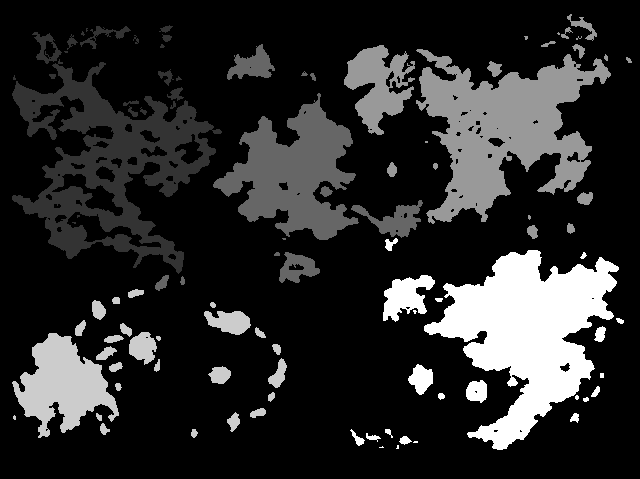
#> input picture docs/atelier-destiny/Guilde/Carte-Miracle-Destiny-4/Sources/Index-Heritage.png, 640 x 479 px
$ python -i Monde.py   (imports and definitions only)
#> lines starting #> are read from the running program, lines starting #| are printed output that depends on the picture
#!/usr/bin/env python3
"""Integrate indexed coastlines and generated ink, then make the Destiny 4 explorer assets."""
from pathlib import Path
from hashlib import sha256
import json, shutil
import numpy as np
from PIL import Image
from scipy import ndimage as nd
from scipy.optimize import linear_sum_assignment
from Grille import navigation
# [1 line not run here, left out]
W,H=2224,1112; BASE=(32,200); HER=(1148,168); HER_SHAPE=(1040,778)
N=Image.Resampling.NEAREST; ST=np.ones((3,3),np.uint8)

def jj(f):return json.loads(f.read_text())
def savej(f,o):f.write_text(json.dumps(o,ensure_ascii=False,indent=2)+'\n')
def digest(f):return sha256(f.read_bytes()).hexdigest()
def save(im,f):im.save(f,optimize=True)
def px(a):return Image.fromarray(a)
def bbox(m):
 y,x=np.where(m);return int(x.min()),int(y.min()),int(x.max()+1),int(y.max()+1)
def pil_rgba(a,m):
 z=np.dstack((a,m.astype('uint8')*255));z[~m]=0;return px(z)
def nearest_pixel(mask,x,y):
 y0,x0=np.nonzero(mask);i=np.argmin((x0-x)**2+(y0-y)**2);return int(x0[i]),int(y0[i])
def read(p):return Image.open(p).convert('RGBA')
def split(m):
 l,u=nd.label(m,structure=ST);objs=nd.find_objects(l);ct=np.bincount(l.ravel());ct[0]=0;return l,[(i+1,ob,int(ct[i+1])) for i,ob in enumerate(objs)]
def box_ob(ob):y,x=ob;return x.start,y.start,x.stop,y.stop

def trim(p,extra=False):
 a=np.asarray(Image.open(p).convert('RGB'));r,g,b=np.moveaxis(a.astype('int16'),-1,0)
 key=((r>142)&(b>139)&(g<(.60 if not extra else .70)*np.minimum(r,b))&(np.abs(r-b)<113)) | ((r>75)&(b>66)&(g<.49*np.minimum(r,b))&(np.abs(r-b)<96))
 l,n=nd.label(~key,structure=ST);ct=np.bincount(l.ravel());ct[0]=0
 m=np.isin(l,np.flatnonzero(ct>=(max(80,ct.max()*.0017) if extra else max(60,ct.max()*.00025))))
 m|=(nd.binary_fill_holes(m,structure=ST)&(g>=65));
 # No outside matte, no pure pink fringe. Recover edge pigments from nearby generated pixels.
 lx,ly,rx,ry=bbox(m);a=a[ly:ry,lx:rx].copy();m=m[ly:ry,lx:rx]
 r,g,b=np.moveaxis(a.astype('int16'),-1,0);edge=m&(nd.distance_transform_edt(m)<7.0)&(r-g>30)&(b-g>26)&(r>126)&(b>121)
 if edge.any():
  z=nd.distance_transform_edt(~(m&~edge),return_distances=False,return_indices=True);a[edge]=a[z[0][edge],z[1][edge]]
 return a,m

# [37 lines left out: functions stretched, patch, not called in this run]

# [1 line that did not run here, left out]
# [1 line that did not run here, left out]
def add_area(k,nom,origine):
 assert k not in area_id;region[k]=nom;realm[k]=origine;area_id[k]=len(area_id)+1

def land_component(mask,area):
 global L
 assert mask.any() and not np.any(mask&(labels_all>0));L+=1;labels_all[mask]=L;owners[mask]=area_id[area];return L

def place_mask(mask,offset):
 ox,oy=offset;h,w=mask.shape;a=np.zeros((H,W),bool);a[oy:oy+h,ox:ox+w]=mask;return a

def paste_layer(layer,off=BASE):
 terr.alpha_composite(layer,off)

# [1 line that did not run here, left out]
for nid,name in [(1,'Seracine'),(19,'Torselune')]:
 mask=bl==nid;piece,rec=patch(name,mask);terrain_base[mask]=piece[mask];used_refs.append(rec);save(px(piece).crop(bbox(mask)),C/(name+'-Detoure.png'))
assert np.array_equal(orig_mask,terrain_base[...,3]>0)
tex=Image.new('RGBA',(1112,732));tex.alpha_composite(px(terrain_base));tex.alpha_composite(read(B/'Calques/06-Archipels.png'))
#> tex: PIL image 1112x732 RGBA; every value is 0
for q in base['glyphs'].values():tex.alpha_composite(read(B/'Calques'/q['file']),(q['x'],q['y']))
base_img=np.asarray(tex); base_land=base_img[...,3]>0
#> base_land: shape (732, 1112) bool; every value is 0
# [2 lines not run here, left out]
basel,bodies=split(base_land)
#> in split, `l, u = nd.label(m, structure=ST)`: u = 0
#> in split, `objs = nd.find_objects(l)`: objs = []
#> in split, `ct = np.bincount(l.ravel())`: ct = [813984]
#> bodies = []
#> `terr=Image.new('RGBA',(W,H));paste_layer(tex)`: terr: PIL image 2224x1112 RGBA; every value is 0
#> `rawindex=np.array(px(index).resize(HER_SHAPE,N));world_H=Image.new('RG..`: world_H: PIL image 1040x778 RGBA; every value is 0
# [1 line that did not run here, left out]
def shift(p,off):return [int(p[0]+off[0]),int(p[1]+off[1])]

def closest_site(ob,mask,qs):
 xx,yy=np.where(mask);coords=np.array([yy+ob[1].start,xx+ob[0].start]).T
 q=np.array([s['point'] for s in qs]);j=int(np.argmin(((q[:,None,:]-coords[None,:,:])**2).sum(axis=2).min(axis=1)));return qs[j]
# [23 lines not run here, left out]
# The large and small land groups from Image 4 are kept in the same north-up arrangement.
# [1 line that did not run here, left out]
new_areas={
 'caps-ouest':('Îles Blanches','Les crêtes pâles et les îlots à l’extrême nord-ouest des anciens mondes.'),
 'falaises-ouest':('Falaises Occidentales','Un relief très découpé, entre forêts, vallons et caps rocheux.'),
 'escales-givre':('Escales du Givre','Deux groupes de terres froides de part et d’autre du continent central.'),
 'terres-centre':('Terres du Centre','Un réseau de vallons cultivés, de collines ocre et de petits lacs.'),
 'croissant-vents':('Croissant des Vents','Des terres effilées ouvertes sur le passage du nord-est.'),
 'cap-aurores':('Cap des Aurores','Le promontoire séparé à l’ouest des grandes Terres Boréales.'),
 'boreales':('Terres Boréales','Les massifs du nord-est, avec des pins serrés et leurs caps de neige.'),
 'austral':('Grande Île Australe','La grande terre méridionale et ses petites îles de sable et de roche.'),
 'anneaux-austraux':('Anneaux Austraux','Les atolls et terres en chapelet à l’est de l’île australe.'),
 'pointe-levant':('Pointe du Levant','L’île rocheuse détachée qui garde les abords du Levant.'),
 'levant':('Terres du Levant','Les forêts et longues péninsules du sud-est des anciens mondes.')}
# [1 line not run here, left out]

# [9 lines left out: function subarea, not called in this run]

anc_lists={k:[] for k in new_areas}
# [8 lines not run here, left out]
# [1 line that did not run here, left out]
# [1 line not run here, left out]

extras=[('alizes','Archipel des Alizés','Archipel-des-Alizes',160,(1138,443),'Phare des Alizés'),('emeraude','Récifs d’Émeraude','Recifs-d-Emeraude',174,(1110,969),'Lagon d’Émeraude')]
extra_lists={}
# [11 lines not run here, left out]

A=np.asarray(terr);r,g,b=np.moveaxis(A[...,:3].astype('int16'),-1,0);wet=(g-r>17)&(b-r>28)&(b>=g-15)&(r<150)&(labels_all>0)
#> r: shape (1112, 2224) int16; every value is 0
#> wet: shape (1112, 2224) bool; every value is 0
#> `fogimg=Image.new('RGBA',(W,H),(235,197,134,255));patch0=bank.crop((24,..`:
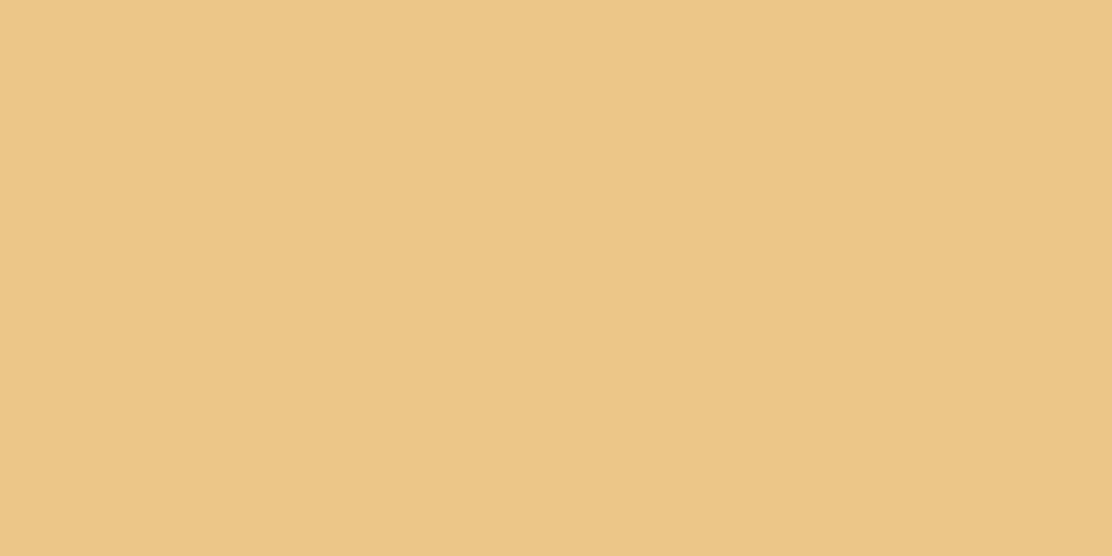
#> fogimg: PIL image 2224x1112 RGBA (shown at 1/2 size); mean R, G, B, A 235, 197, 134, 255
#> `mag=Image.new('RGBA',(W,H),'#ff00ff');mag.alpha_composite(terr);save(m..`:
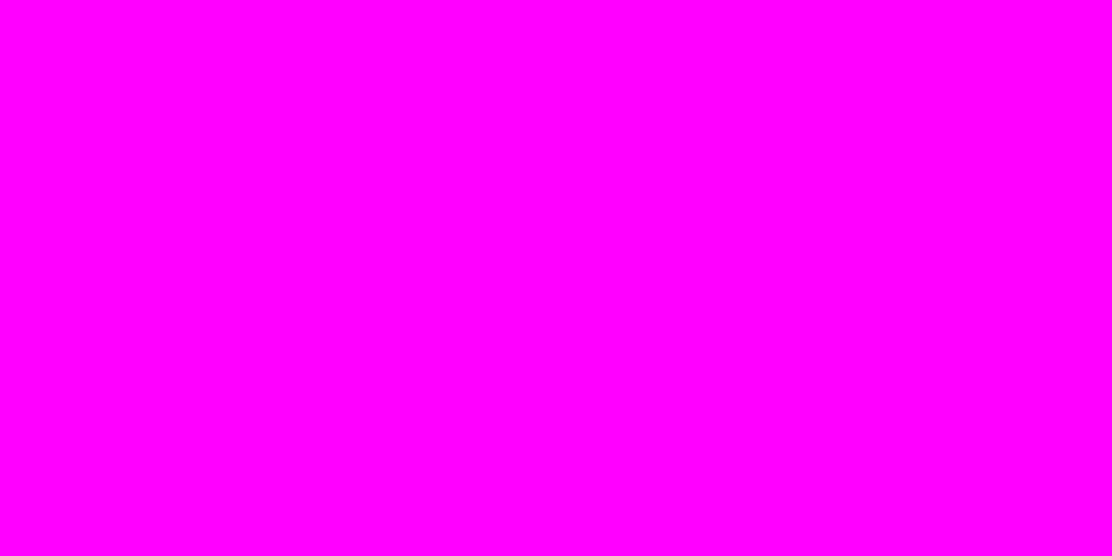
#> mag: PIL image 2224x1112 RGBA (shown at 1/2 size); mean R, G, B, A 255, 0, 255, 255
#> `sr,ds=read(C/'Seracine-Detoure.png'),read(C/'Torselune-Detoure.png');s..`:
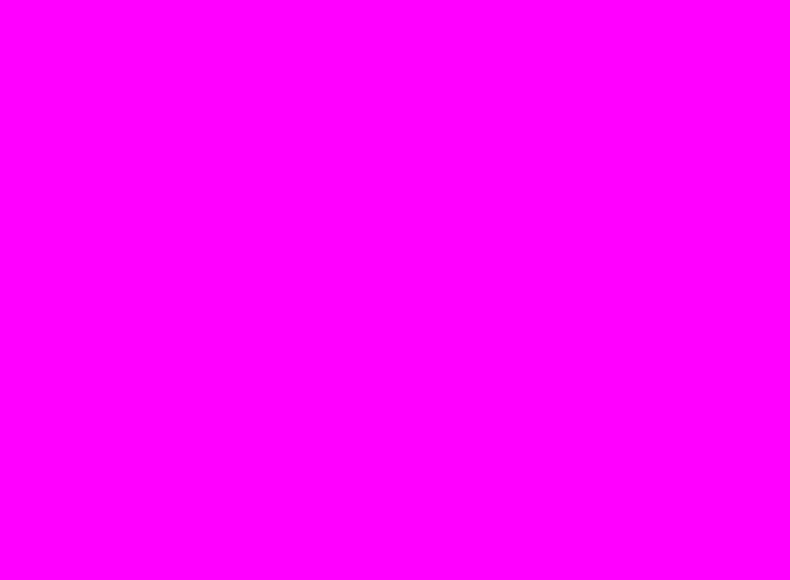
#> sheet: PIL image 790x580 RGBA; mean R, G, B, A 255, 0, 255, 255

# Site coordinates of this adaptation. Heritage names identify map zones, not assertions about game canon.
specs={
 'caps-ouest':[('col-iles-blanches','Col des Îles Blanches','Glace',(.53,.56))],
 'falaises-ouest':[('refuge-falaises','Refuge des Falaises','Falaises',(.29,.53)),('sources-sepia','Sources Sépia','Source',(.64,.44))],
 'escales-givre':[('escale-givre','Escale du Givre','Glace',(.52,.57))],
 'terres-centre':[('hautes-rives','Sentier des Hautes-Rives','Vallée',(.38,.53)),('bassin-anciens','Bassin des Anciens','Lac',(.65,.66))],
 'croissant-vents':[('croissant','Croissant des Vents','Cap',(.55,.56))],
 'cap-aurores':[('vigie-aurores','Vigie des Aurores','Vigie',(.49,.41))],
 'boreales':[('bastion-boreal','Bastion boréal','Crêtes',(.33,.39)),('vallee-sapins','Vallée des Sapins','Forêt',(.65,.57))],
 'austral':[('port-austral','Port Austral','Rivage',(.52,.29)),('bosquet-safran','Bosquet Safran','Bosquet',(.38,.64))],
 'anneaux-austraux':[('passe-australe','Passe Australe','Atoll',(.46,.61))],
 'pointe-levant':[('pointe','Pointe du Levant','Falaises',(.53,.54))],
 'levant':[('rivage-ivoire','Rivage d’Ivoire','Littoral',(.43,.60)),('foret-levant','Forêt du Levant','Forêt',(.69,.34))],
 'alizes':[('phare-alizes','Phare des Alizés','Vigie',(.59,.47)),('anse-rose','Anse Rose','Grès',(.34,.75))],
 'emeraude':[('lagon-emeraude','Lagon d’Émeraude','Mangrove',(.42,.39)),('arche-emeraude','Arche d’Émeraude','Récif',(.73,.65))]}
# [21 lines not run here, left out]

# Native Wonder Map cloud art; opaque veil is composed from its original solid hatch and cloud sprites.
# [1 line that did not run here, left out]
# [1 line not run here, left out]
# [1 line that did not run here, left out]
# [11 lines not run here, left out]

# [12 lines left out: function cloud_mask, not called in this run]

# [1 line that did not run here, left out]
# [1 line that did not run here, left out]
oldports={18:(223,529),4:(399,348),1:(749,221),13:(684,539),19:(332,503),9:(472,271),14:(505,348),16:(568,421)}
# [5 lines not run here, left out]
# [1 line that did not run here, left out]

art={'fond':'00-Monde.png','voile':'Voile.png','cloud0':'Nuage-00.png','cloud1':'Nuage-01.png'}
# [5 lines not run here, left out]
order=['grotte-ocre','houle','grotte-amethystes','signal-voiles','grotte-ramures','volcan-geant','grotte-givre','bois-petales','bourg-ecume','atoll-coraux','lagon-emeraude','phare-alizes','refuge-falaises','col-iles-blanches','bassin-anciens','escale-givre','croissant','vigie-aurores','bastion-boreal','foret-levant','pointe','passe-australe','port-austral']
# [1 line not run here, left out]
# [1 line that did not run here, left out]
# [1 line not run here, left out]
# Verify that every played region is accessible across the two formerly separate groups of maps.
reach={'reverie'}
# [11 lines not run here, left out]

>>> result = trim('Index-Heritage.png')
#> in trim, `key=((r>142)&(b>139)&(g<(.60 if not extra else .70)*np.minimum(r,b))&(..`: key: shape (479, 640) bool; every value is 0
#> in trim, `l, n = nd.label(~key, structure=ST)`: l: shape (479, 640) int32; every value is 1
#> in trim, `l, n = nd.label(~key, structure=ST)`: n = 1
#> in trim, `ct = np.bincount(l.ravel())`: ct = [0, 306560]
#> in trim, `m=np.isin(l,np.flatnonzero(ct>=(max(80,ct.max()*.0017) if extra else m..`: m: shape (479, 640) bool; every value is 1
#> in trim, `lx, ly, rx, ry = bbox(m)`: lx = 0; rx = 640; ry = 479
